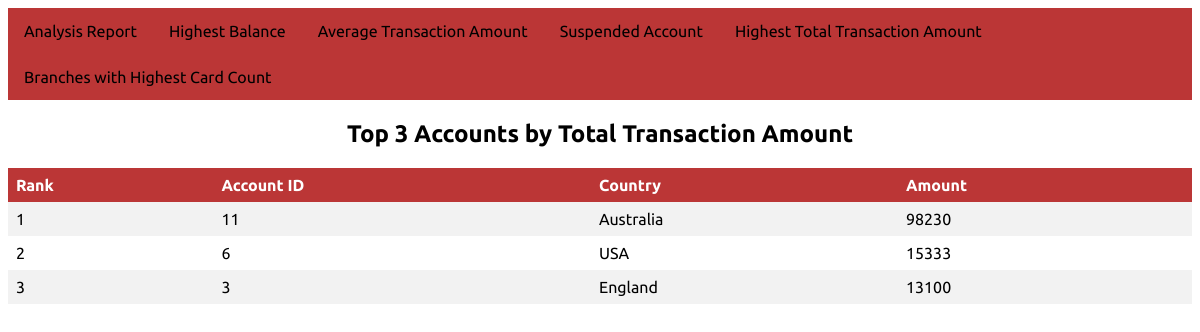
Page /BNLTT_online_banking/Analysis/Top3country.php on the committed database.
### tables this page shows
CREATE TABLE `account` (
  `Account_ID` int(4) NOT NULL,
  `Customer_ID` int(4) NOT NULL,
  `Branch_ID` int(4) NOT NULL,
  `Account_Number` varchar(13) NOT NULL,
  `Balance` int(6) NOT NULL,
  `Interest_Rate_Year` decimal(5,4) NOT NULL,
  `Account_type` varchar(13) NOT NULL,
  `Account_Status` varchar(9) NOT NULL DEFAULT 'Active',
  `Account_Open_Date` date NOT NULL,
  `Password` int(6) NOT NULL
);

### BNLTT_online_banking/Analysis/Top3country.php (the view, shortened to what this page needs)
<div class="navbar">
  <a href="AnalysisReport.php">Analysis Report</a>
  <a href="toptendeposit.php">Highest Balance</a>
  <a href="Topspender.php">Average Transaction Amount</a>
  <a href="SuspendedAnalysis.php">Suspended Account</a>
  <a href="Top3country.php">Highest Total Transaction Amount</a>
  <a href="Top3branches.php">Branches with Highest Card Count</a>
</div>
<?php
$con = mysqli_connect("localhost", "root", "", "online_bank");
$query = "
    SELECT
        ROW_NUMBER() OVER (ORDER BY subquery.Amount DESC) AS Rank,
        a.Account_ID,
        ca.customer_country AS Country,
        subquery.Amount
    FROM
        account a
        JOIN customer_address ca ON a.customer_id = ca.customer_id
        JOIN (
            SELECT t.Account_ID, SUM(t.Amount) AS Amount
            FROM transactions t
            GROUP BY t.Account_ID
        ) AS subquery ON a.Account_ID = subquery.Account_ID
    ORDER BY subquery.Amount DESC
    LIMIT 3;
";
$result = mysqli_query($con, $query);
echo "<div class='table-name'>Top 3 Accounts by Total Transaction Amount</div>";
echo "<table>";
echo "<tr><th>Rank</th><th>Account ID</th><th>Country</th><th>Amount</th></tr>";
while ($row = mysqli_fetch_assoc($result)) {
    echo "<tr>";
    echo "<td>" . $row['Rank'] . "</td>";
    echo "<td>" . $row['Account_ID'] . "</td>";
    echo "<td>" . $row['Country'] . "</td>";
    echo "<td>" . $row['Amount'] . "</td>";
    echo "</tr>";
}
echo "</table>";
?>

### BNLTT_online_banking/Analysis/Top3country.php (style rules this page uses)
.navbar { font-family: 'Open Sans', sans-serif; font-family: 'Ubuntu', sans-serif; overflow: hidden; background-color: #bb3636; font-family: Arial; }
.navbar a { font-family: 'Open Sans', sans-serif; font-family: 'Ubuntu', sans-serif; float: left; font-size: 16px; color: Black; text-align: center; padding: 14px 16px; text-decoration: none; }
table { border-collapse: collapse; width: 100%; }
th, td { font-family: 'Open Sans', sans-serif; font-family: 'Ubuntu', sans-serif; text-align: left; padding: 8px; }
th { font-family: 'Open Sans', sans-serif; font-family: 'Ubuntu', sans-serif; background-color: #bb3636; color: white; }
tr:nth-child(even) { font-family: 'Open Sans', sans-serif; font-family: 'Ubuntu', sans-serif; background-color: #f2f2f2; }
.table-name { font-family: 'Open Sans', sans-serif; font-family: 'Ubuntu', sans-serif; font-weight: bold; margin-top: 20px; text-align: center; font-size: 24px; margin-bottom: 20px; }

### rows in the picture
account: Rank "1", Account_ID "11", Country "Australia", Amount "98230"
account: Rank "2", Account_ID "6", Country "USA", Amount "15333"
account: Rank "3", Account_ID "3", Country "England", Amount "13100"
